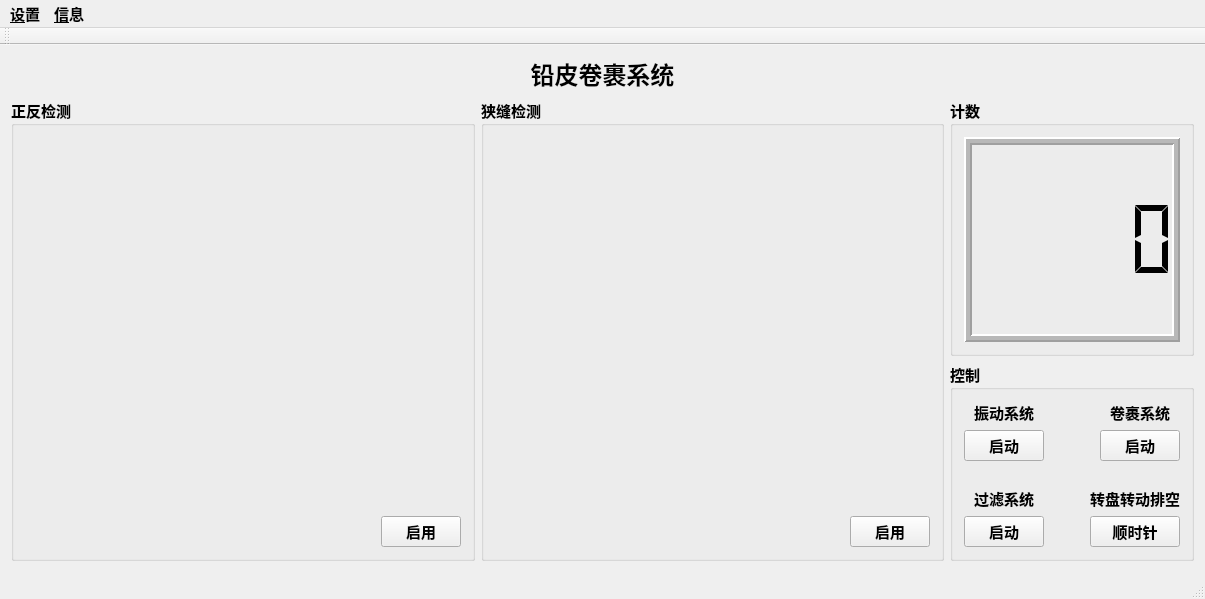
<?xml version="1.0" encoding="UTF-8"?>
<ui version="4.0">
 <class>RollLeadSysClass</class>
 <widget class="QMainWindow" name="RollLeadSysClass">
  <property name="geometry">
   <rect>
    <x>0</x>
    <y>0</y>
    <width>1205</width>
    <height>599</height>
   </rect>
  </property>
  <property name="font">
   <font>
    <family>Arial Black</family>
    <pointsize>11</pointsize>
    <weight>75</weight>
    <bold>true</bold>
   </font>
  </property>
  <property name="windowTitle">
   <string>RollLeadSys</string>
  </property>
  <widget class="QWidget" name="centralWidget">
   <layout class="QHBoxLayout" name="horizontalLayout_9">
    <item>
     <layout class="QVBoxLayout" name="verticalLayout_10">
      <item>
       <widget class="QLabel" name="label">
        <property name="font">
         <font>
          <family>AcadEref</family>
          <pointsize>18</pointsize>
         </font>
        </property>
        <property name="mouseTracking">
         <bool>false</bool>
        </property>
        <property name="text">
         <string>铅皮卷裹系统</string>
        </property>
        <property name="alignment">
         <set>Qt::AlignCenter</set>
        </property>
       </widget>
      </item>
      <item>
       <layout class="QHBoxLayout" name="horizontalLayout_8">
        <item>
         <layout class="QHBoxLayout" name="horizontalLayout_7">
          <item>
           <widget class="QGroupBox" name="groupBox">
            <property name="sizePolicy">
             <sizepolicy hsizetype="Expanding" vsizetype="Preferred">
              <horstretch>0</horstretch>
              <verstretch>0</verstretch>
             </sizepolicy>
            </property>
            <property name="title">
             <string>正反检测</string>
            </property>
            <layout class="QVBoxLayout" name="verticalLayout">
             <item>
              <widget class="QLabel" name="lb_Camera1">
               <property name="sizePolicy">
                <sizepolicy hsizetype="Preferred" vsizetype="Expanding">
                 <horstretch>0</horstretch>
                 <verstretch>0</verstretch>
                </sizepolicy>
               </property>
               <property name="text">
                <string/>
               </property>
              </widget>
             </item>
             <item>
              <layout class="QHBoxLayout" name="horizontalLayout">
               <item>
                <widget class="QLabel" name="lb_Infoshow">
                 <property name="text">
                  <string/>
                 </property>
                </widget>
               </item>
               <item>
                <spacer name="horizontalSpacer">
                 <property name="orientation">
                  <enum>Qt::Horizontal</enum>
                 </property>
                 <property name="sizeHint" stdset="0">
                  <size>
                   <width>40</width>
                   <height>20</height>
                  </size>
                 </property>
                </spacer>
               </item>
               <item>
                <widget class="QPushButton" name="pB_start1">
                 <property name="sizePolicy">
                  <sizepolicy hsizetype="Minimum" vsizetype="Preferred">
                   <horstretch>0</horstretch>
                   <verstretch>0</verstretch>
                  </sizepolicy>
                 </property>
                 <property name="text">
                  <string>启用</string>
                 </property>
                </widget>
               </item>
              </layout>
             </item>
            </layout>
           </widget>
          </item>
          <item>
           <widget class="QGroupBox" name="groupBox_2">
            <property name="sizePolicy">
             <sizepolicy hsizetype="Expanding" vsizetype="Preferred">
              <horstretch>0</horstretch>
              <verstretch>0</verstretch>
             </sizepolicy>
            </property>
            <property name="title">
             <string>狭缝检测</string>
            </property>
            <layout class="QVBoxLayout" name="verticalLayout_2">
             <item>
              <widget class="QLabel" name="lb_Camera2">
               <property name="sizePolicy">
                <sizepolicy hsizetype="Preferred" vsizetype="Expanding">
                 <horstretch>0</horstretch>
                 <verstretch>0</verstretch>
                </sizepolicy>
               </property>
               <property name="text">
                <string/>
               </property>
              </widget>
             </item>
             <item>
              <layout class="QHBoxLayout" name="horizontalLayout_2">
               <item>
                <widget class="QLabel" name="lb_Infoshow2">
                 <property name="text">
                  <string/>
                 </property>
                </widget>
               </item>
               <item>
                <spacer name="horizontalSpacer_2">
                 <property name="orientation">
                  <enum>Qt::Horizontal</enum>
                 </property>
                 <property name="sizeHint" stdset="0">
                  <size>
                   <width>40</width>
                   <height>20</height>
                  </size>
                 </property>
                </spacer>
               </item>
               <item>
                <widget class="QPushButton" name="pB_start2">
                 <property name="sizePolicy">
                  <sizepolicy hsizetype="Minimum" vsizetype="Preferred">
                   <horstretch>0</horstretch>
                   <verstretch>0</verstretch>
                  </sizepolicy>
                 </property>
                 <property name="text">
                  <string>启用</string>
                 </property>
                </widget>
               </item>
              </layout>
             </item>
            </layout>
           </widget>
          </item>
         </layout>
        </item>
        <item>
         <layout class="QVBoxLayout" name="verticalLayout_5">
          <item>
           <widget class="QGroupBox" name="groupBox_3">
            <property name="sizePolicy">
             <sizepolicy hsizetype="Maximum" vsizetype="Preferred">
              <horstretch>0</horstretch>
              <verstretch>0</verstretch>
             </sizepolicy>
            </property>
            <property name="maximumSize">
             <size>
              <width>300</width>
              <height>16777215</height>
             </size>
            </property>
            <property name="title">
             <string>计数</string>
            </property>
            <layout class="QVBoxLayout" name="verticalLayout_3">
             <item>
              <widget class="QLCDNumber" name="lN_Counter">
               <property name="sizePolicy">
                <sizepolicy hsizetype="Expanding" vsizetype="Expanding">
                 <horstretch>0</horstretch>
                 <verstretch>0</verstretch>
                </sizepolicy>
               </property>
               <property name="frameShape">
                <enum>QFrame::Box</enum>
               </property>
               <property name="frameShadow">
                <enum>QFrame::Raised</enum>
               </property>
               <property name="lineWidth">
                <number>2</number>
               </property>
               <property name="midLineWidth">
                <number>4</number>
               </property>
               <property name="smallDecimalPoint">
                <bool>false</bool>
               </property>
               <property name="segmentStyle">
                <enum>QLCDNumber::Flat</enum>
               </property>
               <property name="value" stdset="0">
                <double>0.000000000000000</double>
               </property>
              </widget>
             </item>
            </layout>
           </widget>
          </item>
          <item>
           <widget class="QGroupBox" name="groupBox_4">
            <property name="sizePolicy">
             <sizepolicy hsizetype="Maximum" vsizetype="Preferred">
              <horstretch>0</horstretch>
              <verstretch>0</verstretch>
             </sizepolicy>
            </property>
            <property name="maximumSize">
             <size>
              <width>300</width>
              <height>16777215</height>
             </size>
            </property>
            <property name="title">
             <string>控制</string>
            </property>
            <layout class="QHBoxLayout" name="horizontalLayout_6">
             <item>
              <layout class="QVBoxLayout" name="verticalLayout_9">
               <item>
                <layout class="QVBoxLayout" name="verticalLayout_8">
                 <item>
                  <layout class="QHBoxLayout" name="horizontalLayout_4">
                   <item>
                    <layout class="QVBoxLayout" name="verticalLayout_6">
                     <item>
                      <widget class="QLabel" name="label_3">
                       <property name="text">
                        <string>振动系统</string>
                       </property>
                       <property name="alignment">
                        <set>Qt::AlignCenter</set>
                       </property>
                      </widget>
                     </item>
                     <item>
                      <widget class="QPushButton" name="pB_vibration">
                       <property name="text">
                        <string>启动</string>
                       </property>
                      </widget>
                     </item>
                    </layout>
                   </item>
                   <item>
                    <spacer name="horizontalSpacer_4">
                     <property name="orientation">
                      <enum>Qt::Horizontal</enum>
                     </property>
                     <property name="sizeHint" stdset="0">
                      <size>
                       <width>40</width>
                       <height>20</height>
                      </size>
                     </property>
                    </spacer>
                   </item>
                   <item>
                    <layout class="QVBoxLayout" name="verticalLayout_7">
                     <item>
                      <widget class="QLabel" name="label_4">
                       <property name="text">
                        <string>卷裹系统</string>
                       </property>
                       <property name="alignment">
                        <set>Qt::AlignCenter</set>
                       </property>
                      </widget>
                     </item>
                     <item>
                      <widget class="QPushButton" name="pB_rolling">
                       <property name="text">
                        <string>启动</string>
                       </property>
                      </widget>
                     </item>
                    </layout>
                   </item>
                  </layout>
                 </item>
                 <item>
                  <spacer name="verticalSpacer">
                   <property name="orientation">
                    <enum>Qt::Vertical</enum>
                   </property>
                   <property name="sizeType">
                    <enum>QSizePolicy::Fixed</enum>
                   </property>
                   <property name="sizeHint" stdset="0">
                    <size>
                     <width>20</width>
                     <height>20</height>
                    </size>
                   </property>
                  </spacer>
                 </item>
                 <item>
                  <layout class="QHBoxLayout" name="horizontalLayout_5">
                   <item>
                    <layout class="QVBoxLayout" name="verticalLayout_11">
                     <item>
                      <widget class="QLabel" name="label_5">
                       <property name="text">
                        <string>过滤系统</string>
                       </property>
                       <property name="alignment">
                        <set>Qt::AlignCenter</set>
                       </property>
                      </widget>
                     </item>
                     <item>
                      <widget class="QPushButton" name="pB_Filter">
                       <property name="text">
                        <string>启动</string>
                       </property>
                      </widget>
                     </item>
                    </layout>
                   </item>
                   <item>
                    <spacer name="horizontalSpacer_3">
                     <property name="orientation">
                      <enum>Qt::Horizontal</enum>
                     </property>
                     <property name="sizeHint" stdset="0">
                      <size>
                       <width>40</width>
                       <height>20</height>
                      </size>
                     </property>
                    </spacer>
                   </item>
                   <item>
                    <layout class="QVBoxLayout" name="verticalLayout_4">
                     <item>
                      <widget class="QLabel" name="label_2">
                       <property name="text">
                        <string>转盘转动排空</string>
                       </property>
                       <property name="alignment">
                        <set>Qt::AlignCenter</set>
                       </property>
                      </widget>
                     </item>
                     <item>
                      <layout class="QHBoxLayout" name="horizontalLayout_3">
                       <item>
                        <widget class="QPushButton" name="pB_Turntable">
                         <property name="text">
                          <string>顺时针</string>
                         </property>
                        </widget>
                       </item>
                      </layout>
                     </item>
                    </layout>
                   </item>
                  </layout>
                 </item>
                </layout>
               </item>
              </layout>
             </item>
            </layout>
           </widget>
          </item>
         </layout>
        </item>
       </layout>
      </item>
     </layout>
    </item>
   </layout>
  </widget>
  <widget class="QMenuBar" name="menuBar">
   <property name="geometry">
    <rect>
     <x>0</x>
     <y>0</y>
     <width>1205</width>
     <height>26</height>
    </rect>
   </property>
   <widget class="QMenu" name="m_Set">
    <property name="title">
     <string>&amp;设置</string>
    </property>
   </widget>
   <widget class="QMenu" name="m_Info">
    <property name="title">
     <string>&amp;信息</string>
    </property>
   </widget>
   <addaction name="m_Set"/>
   <addaction name="m_Info"/>
  </widget>
  <widget class="QToolBar" name="mainToolBar">
   <attribute name="toolBarArea">
    <enum>TopToolBarArea</enum>
   </attribute>
   <attribute name="toolBarBreak">
    <bool>false</bool>
   </attribute>
  </widget>
  <widget class="QStatusBar" name="statusBar"/>
 </widget>
 <layoutdefault spacing="6" margin="11"/>
 <resources>
  <include location="RollLeadSys.qrc"/>
 </resources>
 <connections/>
</ui>
